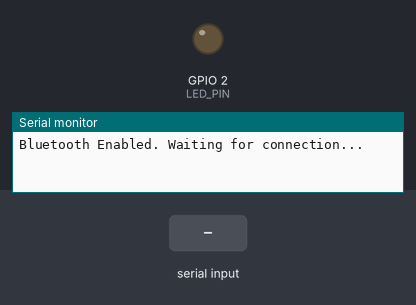
A sketch run on a simulated ESP32. Shown: output pins drawn as LEDs (lit = HIGH), the last lines printed to the serial monitor. The test bench sets the inputs (shaded band). Nothing arrives over Bluetooth unless stated.

Above: at 1.2 s.
1.3 s: "1" received over the second serial link
At 2.3 s:
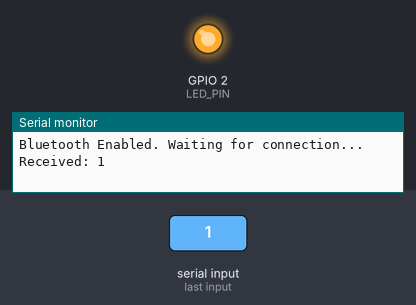
2.8 s: "0" received over the second serial link
At 3.7 s:
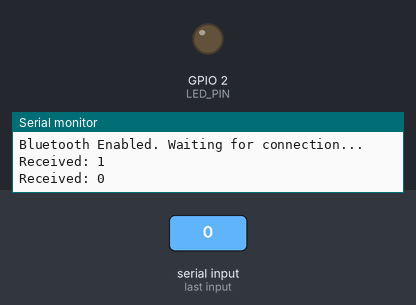
Timing chart, 0 to 5.8 s (numbered marks = the images above; inputs shaded):
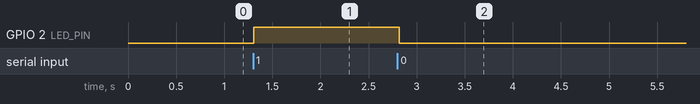

Measured:
- after the input at 1.3 s, GPIO 2 (LED_PIN): LOW → HIGH at once
- after the input at 2.8 s, GPIO 2 (LED_PIN): HIGH → LOW at once

The sketch:

sketch_jun30a.ino
```cpp
#include "BluetoothSerial.h"

#if !defined(CONFIG_BT_ENABLED) || !defined(CONFIG_BLUEDROID_ENABLED)
#error Bluetooth is not enabled for this board! Check Tools > Board and make sure an ESP32 board is selected.
#endif

BluetoothSerial SerialBT;

#define LED_PIN 2

void setup() {
  Serial.begin(115200);
  pinMode(LED_PIN, OUTPUT);
  digitalWrite(LED_PIN, LOW);

  SerialBT.begin("ESP32_LED");
  Serial.println("Bluetooth Enabled. Waiting for connection...");
}

void loop() {
  if (SerialBT.available()) {
    char incoming = SerialBT.read();
    Serial.print("Received: ");
    Serial.println(incoming);

    if (incoming == '1') {
      digitalWrite(LED_PIN, HIGH);
      SerialBT.println("LED Turned On");
    } else if (incoming == '0') {
      digitalWrite(LED_PIN, LOW);
      SerialBT.println("LED Turned Off");
    }
  }
  delay(20);
}
```
